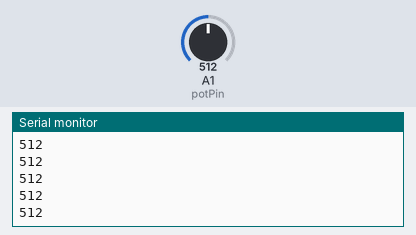
This sketch was run on a simulated Arduino Uno, built with avr-gcc and run on an emulated ATmega328P. On the bench: the last lines printed to the serial monitor. Inputs (shaded band) come from the test bench; at power-on: A1 (potPin) = 512.

Above: at 1.2 s.
1.3 s: A1 (potPin) set to 716
At 1.32 s:
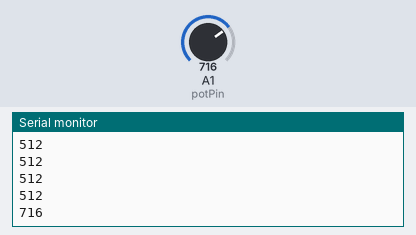
2.8 s: A1 (potPin) set to 900
At 2.83 s:
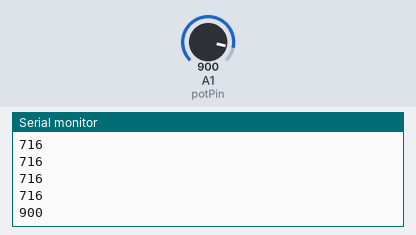
Timing chart, 0 to 5.8 s (numbered marks = the images above; inputs shaded):
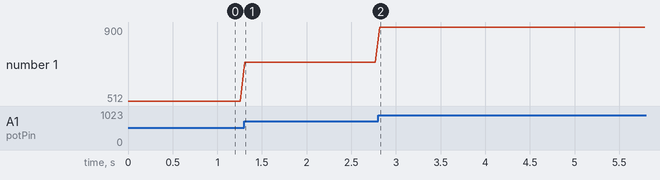

Measured:
- after the input at 1.3 s, the serial monitor: prints a new line at once (image 1)
- after the input at 2.8 s, the serial monitor: prints a new line at once (image 2)
- plotted number 1: 512 → 716 after the input at 1.3 s, 716 → 900 after the input at 2.8 s

The sketch:

SS3_NoelN.ino.ino
```cpp
const int potPin = 1;

void setup() {
  Serial.begin(115200);
}

void loop() {
  int sensorValue = analogRead(potPin);
  Serial.println(sensorValue);
  delay(50);
}
```
